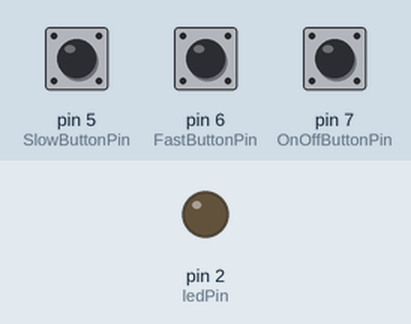
Simulated run of this sketch. Board: Arduino Uno, built with avr-gcc and run on an emulated ATmega328P. Shown: output pins drawn as LEDs (lit = HIGH). Dashed ring = blinking. The inputs (shaded band) are chosen by the test bench; at power-on: pin 7 (OnOffButtonPin) HIGH, pin 5 (SlowButtonPin) HIGH, pin 6 (FastButtonPin) HIGH.

Above: at 1.2 s.
1.3 s: pin 7 (OnOffButtonPin) pulled LOW for 1 s
At 1.39 s:
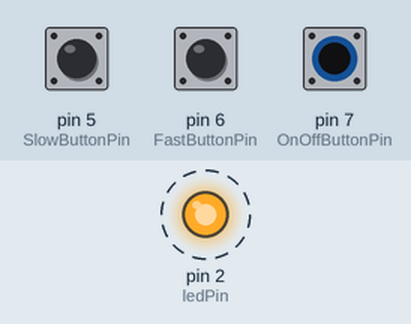
4.3 s: pin 7 (OnOffButtonPin) pulled LOW for 0.15 s
At 5.5 s:
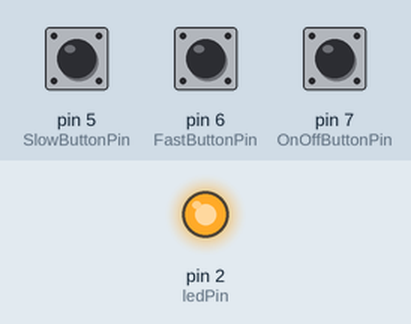
5.9 s: pin 5 (SlowButtonPin) pulled LOW for 0.15 s
At 6.35 s:
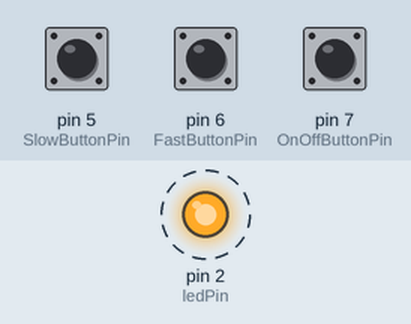
8.9 s: pin 6 (FastButtonPin) pulled LOW for 0.15 s
Timing chart, 0 to 12.9 s (numbered marks = the images above; inputs shaded):
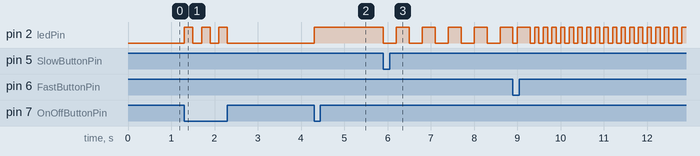

The sketch:

led_3buttons.ino
```cpp
/*
3 buttons, 1 LED
button 1 = ON/OFF LED
button 2 = LED blink fast
button 3 = LED blink slow
If LED on, button 2 and 3 can give effect
If LED off, button 2 and 3 do not do anything when pressed
*/

int OnOffButtonPin = 7; //OnOff button set at pin 7
int OnOffButtonState; //State of OnOffButton, will either be HIGH or LOW

int FastButtonPin = 6; //Button for fast blinking set at pin 6
int FastButtonState; //State of FastButton, will either be HIGH or LOW, will set false/true on FastButtonStatus
int FastButtonStatus = false; //Status of the FastButton, will determine when LED will blink fast, set at false for now

int SlowButtonPin = 5; //Button for slow blinking set at pin 5
int SlowButtonState; //State of SlowButton, will either be HIGH or LOW, will set false/true on SlowButtonStatus
int SlowButtonStatus = false; //Status of the SlowButton, will determine when LED will blink slow, set at false for now

int ledPin = 2; //LED pin set at 2
int ledState; //State of the LED, will turn on/off LED, can either be HIGH or LOW
int ledStatus = false; //Status of the LED, determines when button 2 and 3 will work, set at false for now (OFF)

//unsigned long is used for variables that hold time instead of int as the value will be too large for "int" to store
unsigned long currentMillis; //the current "time" in ms
unsigned long previousMillis; // will store the lastest time a button was updated
const long interval = 200; // interval for each button press, used for avoiding bugs

void setup() {
  pinMode(OnOffButtonPin, INPUT_PULLUP); //sets OnOffButtonPin as INPUT_PULLUP mode
  pinMode(FastButtonPin, INPUT_PULLUP); //sets FastButtonPin as INPUT_PULLUP mode
  pinMode(SlowButtonPin, INPUT_PULLUP); //sets SlowButtonPin as INPUT_PULLUP mode
  pinMode(ledPin, OUTPUT); //sets ledPin as OUTPUT mode
}

void loop() {
//INPUT:
  OnOffButtonState = digitalRead(OnOffButtonPin); //OnOffButtonState digitalreads OnOffButtonPin
  FastButtonState = digitalRead(FastButtonPin); //FastButtonState digitalreads FastButtonPin
  SlowButtonState = digitalRead(SlowButtonPin); //SlowButtonState digitalreads SlowButtonPin
  ledState = digitalRead(ledPin); //ledState digitalreads ledPin

//LOGIC:
  currentMillis = millis(); //currentMillis stores the number of ms passed since program started

  if (OnOffButtonState == LOW && ledStatus == true){ // if OnOffButton is pressed and LED is turned ON
    if (currentMillis - previousMillis >= interval) { // if currentMillis - previousMillis is equals or larger than interval (200)
      previousMillis = currentMillis; //set previousMillis to currentMillis
      ledState = LOW; //set ledState to LOW (LED turns OFF)
      ledStatus = false; //set ledStatus to false
      digitalWrite(ledPin, LOW); } } //turns OFF the LED

  else if (OnOffButtonState == LOW && ledStatus == false){ // if OnOffButton is pressed and LED is turned OFF
    if (currentMillis - previousMillis >= interval) {
      previousMillis = currentMillis;
      ledState = HIGH; //set ledState to HIGH (LED turns ON)
      ledStatus = true; //set ledStatus to true
      digitalWrite(ledPin, HIGH); } } //turns ON the LED

  //-----------------------------------------//

  if (FastButtonState == LOW && ledStatus == true){ // if FastButton is pressed and LED is turned ON
    if (currentMillis - previousMillis >= interval) {
      previousMillis = currentMillis;
      FastButtonStatus = true; } } //sets FastButtonStatus to true, LED will blink fast

  if (ledStatus == true && FastButtonStatus == true){ // if LED is turned ON and set to LED blinking fast
    ledState =! ledState; //LED will switch state, ON will be OFF and vice versa
    digitalWrite(ledPin, ledState); // display the LED's current state, either LOW or HIGH
    delay(100); } //wait 0.1s

  if (FastButtonStatus == true && OnOffButtonState == LOW){ // if LED is blinking fast and OnOffButton is pressed
    ledState = LOW; //turns LED OFF
    ledStatus = false; //sets LED status to false
    FastButtonStatus = false; } //Blinking fast loop for LED will stop

  //-----------------------------------------//

  if (SlowButtonState == LOW && ledStatus == true){ // if SlowButton is pressed and LED is turned ON
    if (currentMillis - previousMillis >= interval) {
      previousMillis = currentMillis;
      SlowButtonStatus = true; } } //sets SlowButtonStatus to true, LED will blink slow

  if (ledStatus == true && SlowButtonStatus == true){ // if LED is turned ON and set to LED blinking slow
    ledState =! ledState;
    digitalWrite(ledPin, ledState);
    delay(300); }

  if (SlowButtonStatus == true && OnOffButtonState == LOW){ // if LED is blinking slowly and OnOffButton is pressed
    ledState = LOW;
    ledStatus = false;
    SlowButtonStatus = false; } //Blinking slow loop for LED will stop

  //-----------------------------------------//

  if (FastButtonStatus == true && SlowButtonState == LOW){ //If LED is blinking fast and SlowButton is pressed
    FastButtonStatus = false; //LED will stop blinking fast
    SlowButtonStatus = true; } //LED will start blinking slow
  else if (SlowButtonStatus == true && FastButtonState == LOW){ //If LED is blinking Slow and FastButton is pressed
    SlowButtonStatus = false; //LED will stop blinking slow
    FastButtonStatus = true; } //LED will start blinking fast
}
```

Measured:
- after the input at 1.3 s, pin 2 (ledPin): alternates HIGH for 0.20 s and LOW for 0.20 s, 6 changes in all, then stays LOW, starting at once
- after the input at 4.3 s, pin 2 (ledPin): LOW → HIGH at once
- after the input at 5.9 s, pin 2 (ledPin): alternates HIGH for 0.30 s and LOW for 0.30 s, starting at once
